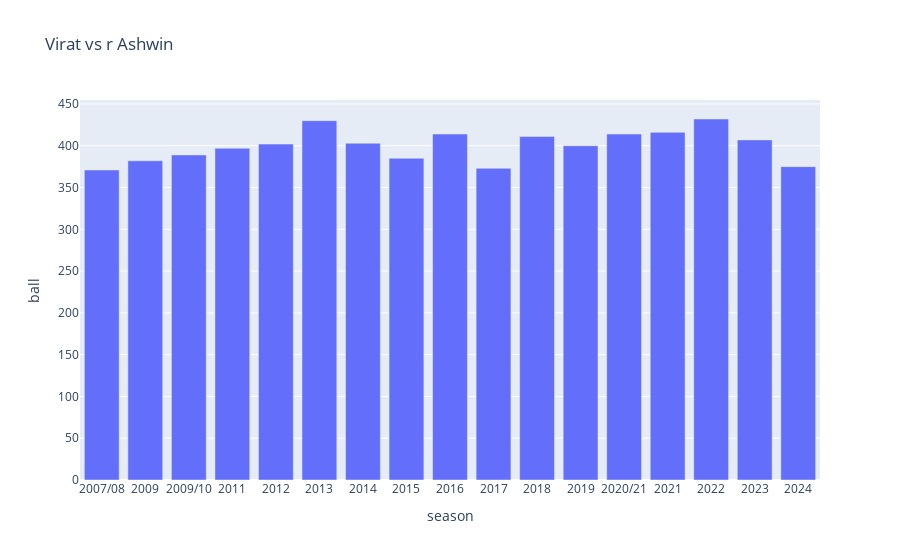

Here is the notebook cell this chart was saved with:
### Code cell
val = new.groupby(['season','bowling_team','bowler'])['ball'].count().reset_index().sort_values(["season","ball"],ascending=[True,False]).drop_duplicates(subset=['season'],keep='first')
px.bar(val, x="season", y="ball", title="Virat vs r Ashwin")

### Figure 1 — Plotly figure (JSON) as saved in the notebook; plotly's stock layout.template omitted (floating-point values rounded to 4 significant figures)
{"data": [{"hovertemplate": "season=%{x}<br>ball=%{y}<extra></extra>", "legendgroup": "", "marker": {"color": "#636efa", "pattern": {"shape": ""}}, "name": "", "orientation": "v", "showlegend": false, "textposition": "auto", "type": "bar", "x": ["2007/08", "2009", "2009/10", "2011", "2012", "2013", "2014", "2015", "2016", "2017", "2018", "2019", "2020/21", "2021", "2022", "2023", "2024"], "xaxis": "x", "y": [371, 382, 389, 397, 402, 430, 403, 385, 414, 373, 411, 400, 414, 416, 432, 407, 375], "yaxis": "y"}], "layout": {"barmode": "relative", "legend": {"tracegroupgap": 0}, "title": {"text": "Virat vs r Ashwin"}, "xaxis": {"anchor": "y", "domain": [0, 1], "title": {"text": "season"}}, "yaxis": {"anchor": "x", "domain": [0, 1], "title": {"text": "ball"}}}}
